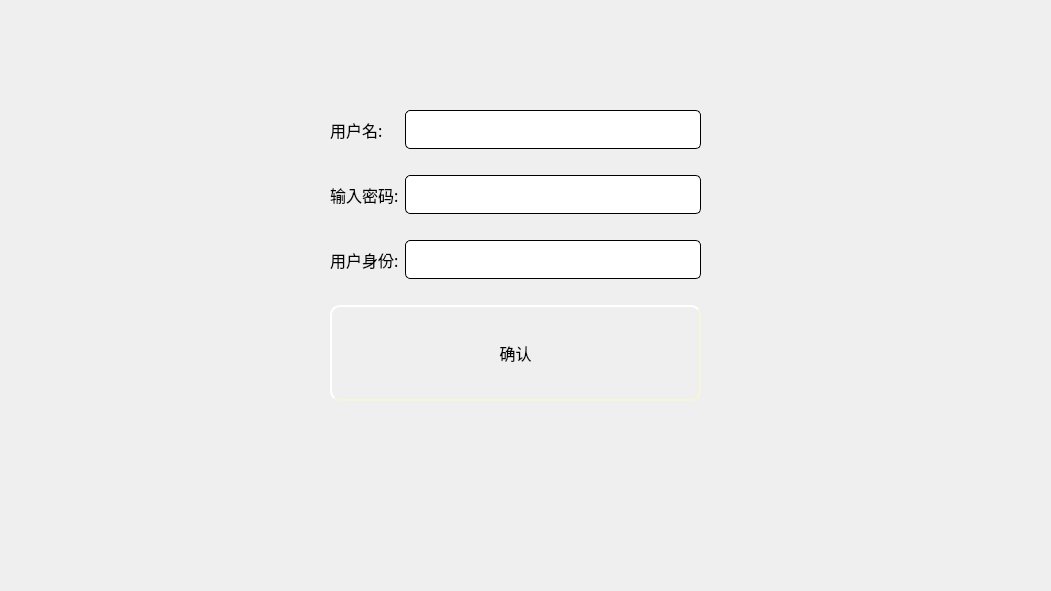
<?xml version="1.0" encoding="UTF-8"?>
<ui version="4.0">
 <class>InsertUser</class>
 <widget class="QWidget" name="InsertUser">
  <property name="geometry">
   <rect>
    <x>0</x>
    <y>0</y>
    <width>1051</width>
    <height>591</height>
   </rect>
  </property>
  <property name="windowTitle">
   <string>Form</string>
  </property>
  <widget class="QWidget" name="layoutWidget">
   <property name="geometry">
    <rect>
     <x>330</x>
     <y>110</y>
     <width>371</width>
     <height>291</height>
    </rect>
   </property>
   <layout class="QGridLayout" name="gridLayout_2">
    <item row="2" column="0">
     <widget class="QPushButton" name="pb_ok">
      <property name="sizePolicy">
       <sizepolicy hsizetype="Minimum" vsizetype="Expanding">
        <horstretch>0</horstretch>
        <verstretch>0</verstretch>
       </sizepolicy>
      </property>
      <property name="font">
       <font>
        <family>微软雅黑</family>
        <pointsize>12</pointsize>
       </font>
      </property>
      <property name="styleSheet">
       <string notr="true">QPushButton#pb_ok{
	background-image: url(:/ico/pb1.jpg);
    border-style: outset;
    border-width: 2px;
    border-radius: 10px;
    border-color: beige;
    min-width: 5em;
    padding: 6px;
}
QPushButton#pb_ok:hover
{
	
	background-image: url(:/ico/pb.jpg);
    border-style: inset;
}

QPushButton#pb_ok:clicked{
	
	background-image: url(:/ico/pb2.jpg);
    border-style: inset;
}


</string>
      </property>
      <property name="text">
       <string>确认</string>
      </property>
     </widget>
    </item>
    <item row="0" column="0">
     <layout class="QGridLayout" name="gridLayout">
      <item row="1" column="1">
       <spacer name="verticalSpacer">
        <property name="orientation">
         <enum>Qt::Vertical</enum>
        </property>
        <property name="sizeType">
         <enum>QSizePolicy::Fixed</enum>
        </property>
        <property name="sizeHint" stdset="0">
         <size>
          <width>20</width>
          <height>20</height>
         </size>
        </property>
       </spacer>
      </item>
      <item row="2" column="0">
       <widget class="QLabel" name="label_3">
        <property name="font">
         <font>
          <family>微软雅黑</family>
          <pointsize>12</pointsize>
         </font>
        </property>
        <property name="text">
         <string>输入密码:</string>
        </property>
       </widget>
      </item>
      <item row="0" column="1">
       <widget class="QLineEdit" name="le_id">
        <property name="sizePolicy">
         <sizepolicy hsizetype="Expanding" vsizetype="Preferred">
          <horstretch>0</horstretch>
          <verstretch>0</verstretch>
         </sizepolicy>
        </property>
        <property name="font">
         <font>
          <family>微软雅黑</family>
          <pointsize>12</pointsize>
         </font>
        </property>
        <property name="styleSheet">
         <string notr="true">QLineEdit{
    border-style: outset;
    border-width: 1px;
    border-radius: 5px;

    min-width: 5em;
    padding: 6px;
}</string>
        </property>
        <property name="text">
         <string/>
        </property>
       </widget>
      </item>
      <item row="2" column="1">
       <widget class="QLineEdit" name="le_pswd">
        <property name="sizePolicy">
         <sizepolicy hsizetype="Expanding" vsizetype="Preferred">
          <horstretch>0</horstretch>
          <verstretch>0</verstretch>
         </sizepolicy>
        </property>
        <property name="font">
         <font>
          <family>微软雅黑</family>
          <pointsize>12</pointsize>
         </font>
        </property>
        <property name="styleSheet">
         <string notr="true">QLineEdit{
    border-style: outset;
    border-width: 1px;
    border-radius: 5px;

    min-width: 5em;
    padding: 6px;
}</string>
        </property>
       </widget>
      </item>
      <item row="4" column="0">
       <widget class="QLabel" name="label_2">
        <property name="font">
         <font>
          <family>微软雅黑</family>
          <pointsize>12</pointsize>
         </font>
        </property>
        <property name="text">
         <string>用户身份:</string>
        </property>
       </widget>
      </item>
      <item row="4" column="1">
       <widget class="QLineEdit" name="le_type">
        <property name="sizePolicy">
         <sizepolicy hsizetype="Expanding" vsizetype="Preferred">
          <horstretch>0</horstretch>
          <verstretch>0</verstretch>
         </sizepolicy>
        </property>
        <property name="font">
         <font>
          <family>微软雅黑</family>
          <pointsize>12</pointsize>
         </font>
        </property>
        <property name="styleSheet">
         <string notr="true">QLineEdit{
    border-style: outset;
    border-width: 1px;
    border-radius: 5px;

    min-width: 5em;
    padding: 6px;
}</string>
        </property>
       </widget>
      </item>
      <item row="0" column="0">
       <widget class="QLabel" name="label">
        <property name="font">
         <font>
          <family>微软雅黑</family>
          <pointsize>12</pointsize>
         </font>
        </property>
        <property name="text">
         <string>用户名:</string>
        </property>
       </widget>
      </item>
      <item row="3" column="1">
       <spacer name="verticalSpacer_2">
        <property name="orientation">
         <enum>Qt::Vertical</enum>
        </property>
        <property name="sizeType">
         <enum>QSizePolicy::Fixed</enum>
        </property>
        <property name="sizeHint" stdset="0">
         <size>
          <width>20</width>
          <height>20</height>
         </size>
        </property>
       </spacer>
      </item>
     </layout>
    </item>
    <item row="1" column="0">
     <spacer name="verticalSpacer_3">
      <property name="orientation">
       <enum>Qt::Vertical</enum>
      </property>
      <property name="sizeType">
       <enum>QSizePolicy::Fixed</enum>
      </property>
      <property name="sizeHint" stdset="0">
       <size>
        <width>78</width>
        <height>20</height>
       </size>
      </property>
     </spacer>
    </item>
   </layout>
  </widget>
 </widget>
 <resources/>
 <connections/>
</ui>
